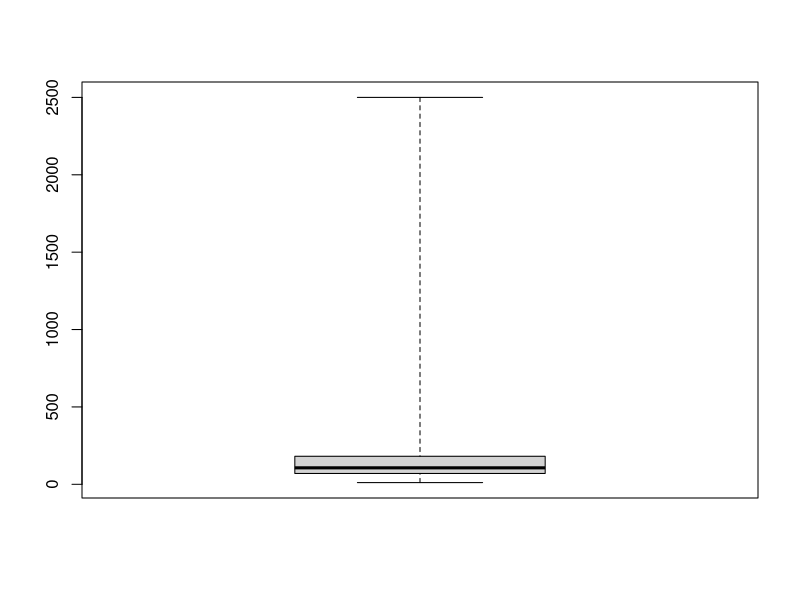
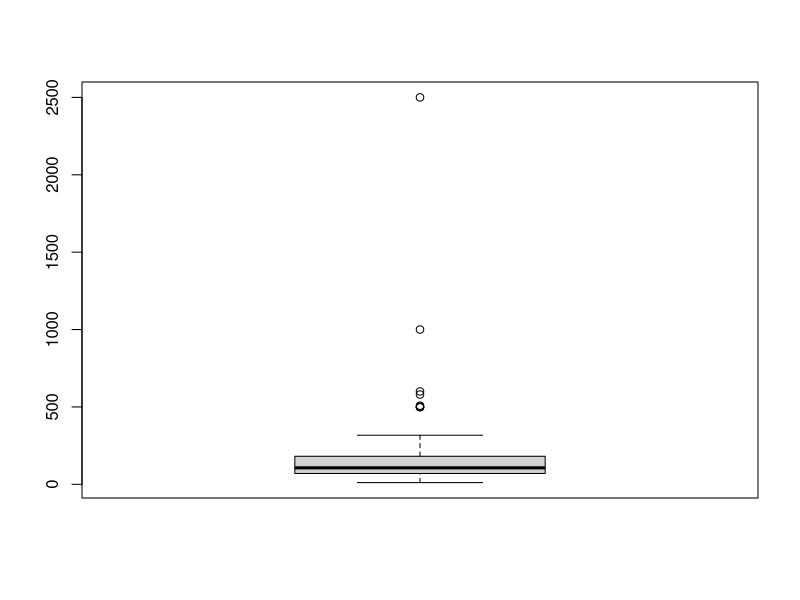

Write the R code that produced these figures, in order.
w<-c(2500
,1000
,70
,68
,89
,160
,317
,508
,498
,100
,314
,47
,167
,600
,178
,147
,116
,272
,200
,580
,500
,90
,70
,100
,141
,84
,114
,89
,68
,67
,89
,45
,43
,63
,71
,500
,50
,80
,40
,162
,55
,115
,234
,47
,36
,148
,166
,215
,83
,123
,171
,54
,150
,181
,101
,105
,78
,75
,108
,235
,11
,29)
IQR(w)
quantile(w)
boxplot(w, range = 180.25)
boxplot.stats(w)$out
boxplot(w)
t<-mean(w)
i<-sd(w)
o<-(w-t)/i
o
